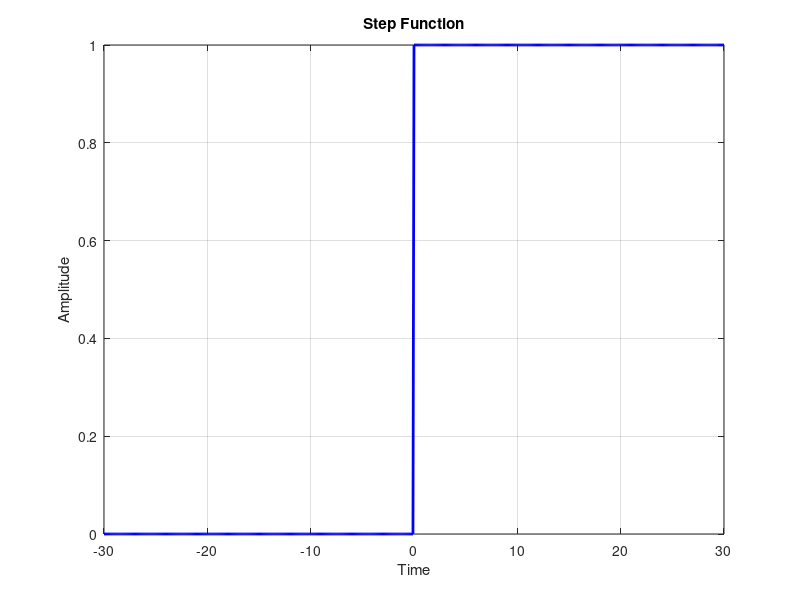

This chart was generated by the following MATLAB code:
t = -30:0.1:30; 

step_function = zeros(size(t)); 
step_function(t >= 0) = 1;

plot(t, step_function, 'b', 'LineWidth', 2);
xlabel('Time');
ylabel('Amplitude');
title('Step Function');
grid on;
